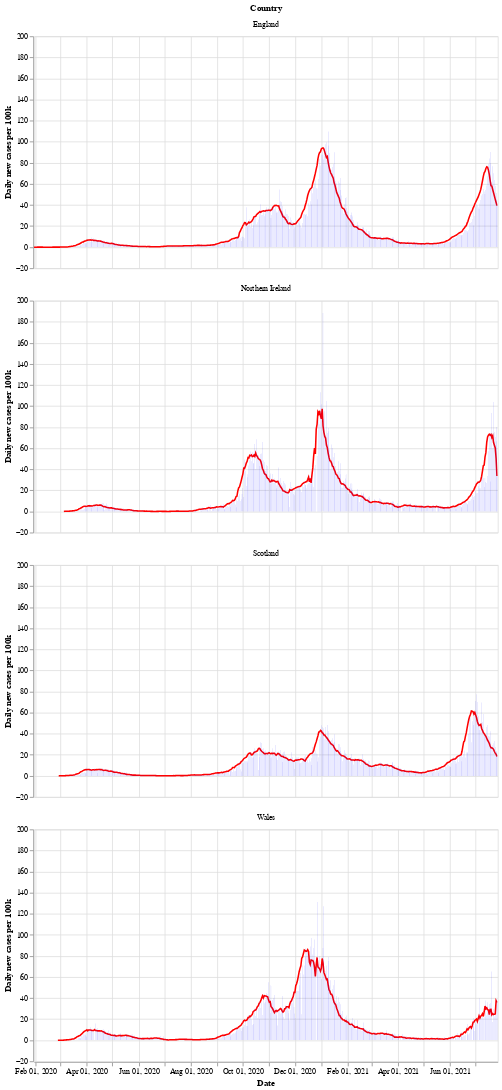

This figure's notebook cell:
### Markdown cell above
Next is a bar chart of the number of new cases in each country (per 100k population), with the 7 day moving average of cases. Again we see that Wales saw a longer period of raising and falling cases compared to the other countries.

After a period of cases falling, each nation is now seeing a rise in the number of cases - especially in Wales.

### Code cell
# collapse
bars = alt.Chart(uk_cases).mark_bar().encode(
    x=alt.X("yearmonthdate(date):T", axis=alt.Axis(title='Date')),
    y=alt.Y("newCasesRate:Q", axis=alt.Axis(title='Daily new cases per 100k')),
    tooltip='newCasesRate',
    color=alt.condition(
        alt.datum.dailyChange > 0,
        alt.value("orange"),  # The positive color
        alt.value("blue")  # The negative color
    )
).properties(title='New cases per 100k population with rolling 7 day average', width=600).interactive()
line = alt.Chart(uk_cases).mark_line(
    color='red',
    size=2,
).transform_window(
    rolling_mean='mean(newCasesRate)',
    frame=[0, 7],
    groupby=['areaName']
).encode(
    x='yearmonthdate(date):T',
    y='rolling_mean:Q'
)
alt.layer(line, bars, data=uk_cases).facet(alt.Row('areaName', title='Country'), columns=1)

### Figure 1 — Vega-Lite specification as saved in the notebook (floating-point values rounded to 4 significant figures; data arrays with more than 128 entries replaced by an {"elided": "..."} marker saying what was removed)
{"config": {"view": {"continuousWidth": 400, "continuousHeight": 300}}, "data": {"name": "data-b752a452e783b3dbaf45a2213710a9f4"}, "facet": {"type": "nominal", "field": "areaName", "title": "Country"}, "spec": {"layer": [{"mark": {"type": "line", "color": "red", "size": 2}, "encoding": {"x": {"type": "temporal", "field": "date", "timeUnit": "yearmonthdate"}, "y": {"type": "quantitative", "field": "rolling_mean"}}, "transform": [{"window": [{"op": "mean", "field": "newCasesRate", "as": "rolling_mean"}], "frame": [0, 7], "groupby": ["areaName"]}]}, {"mark": "bar", "encoding": {"color": {"condition": {"value": "orange", "test": "(datum.dailyChange > 0)"}, "value": "blue"}, "tooltip": {"type": "quantitative", "field": "newCasesRate"}, "x": {"type": "temporal", "axis": {"title": "Date"}, "field": "date", "timeUnit": "yearmonthdate"}, "y": {"type": "quantitative", "axis": {"title": "Daily new cases per 100k"}, "field": "newCasesRate"}}, "selection": {"selector002": {"type": "interval", "bind": "scales", "encodings": ["x", "y"]}}, "title": "New cases per 100k population with rolling 7 day average", "width": 600}]}, "columns": 1, "$schema": "https://vega.github.io/schema/vega-lite/v4.8.1.json", "datasets": {"data-b752a452e783b3dbaf45a2213710a9f4": {"elided": "2084 records"}}}
